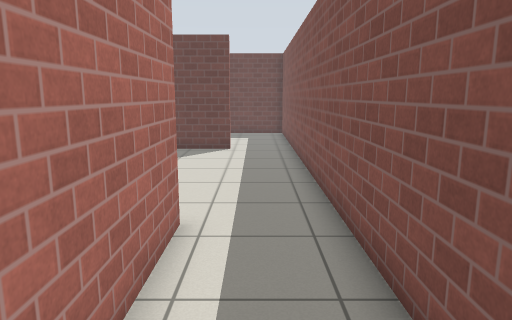
[1] (above)

13 first-person views from a walk through a robot-simulator world made for Gazebo. The camera is 1.2 m above the floor, tilts 10° down and sees 70° across. The floor is counted in squares, 0.5 m on a side. Each view is taken from the middle of a square. On the plan, view 1 faces up. The plan holds only what a view shows up to about 20 squares ahead; the rest is blank. Simple patterns stand in for the simulator's built-in surfaces.

[2]
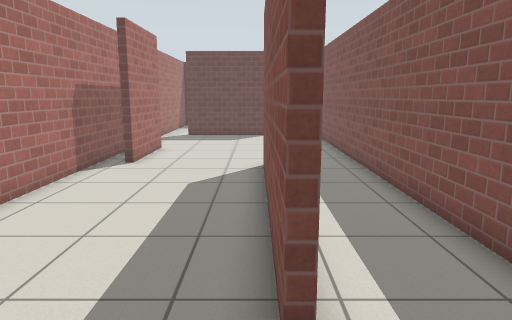

[3]
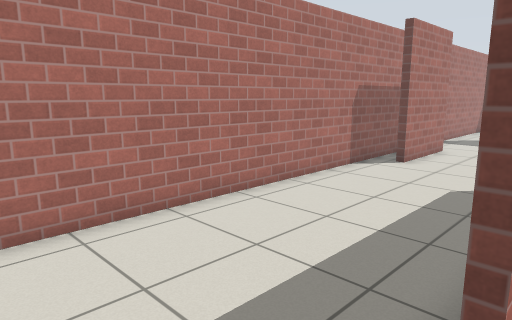

[4]
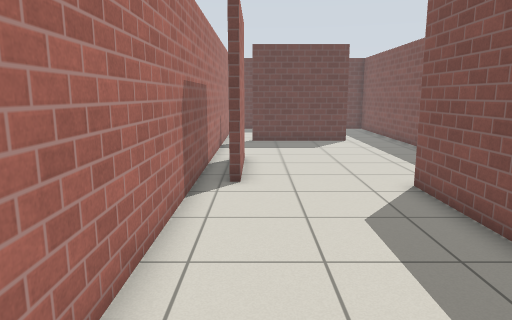

[5]
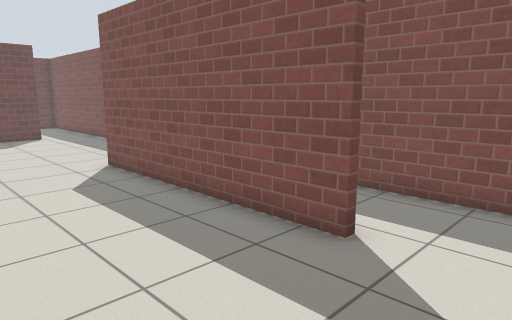

[6]
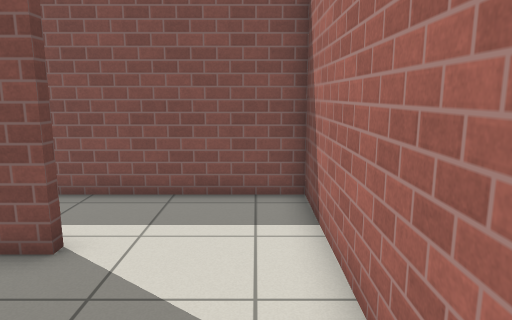

[7]
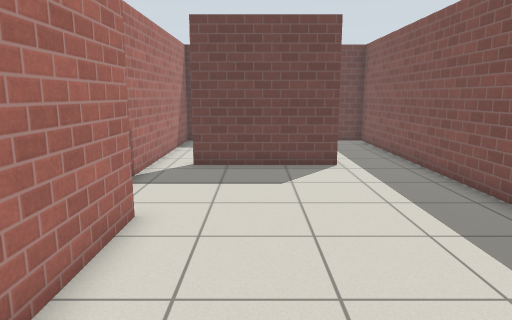

[8]
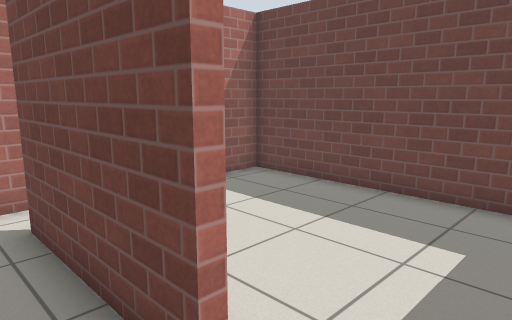

[9]
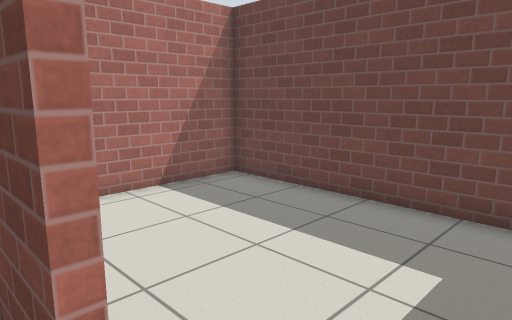

[10]
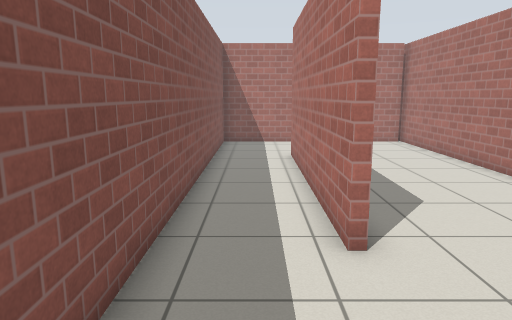

[11]
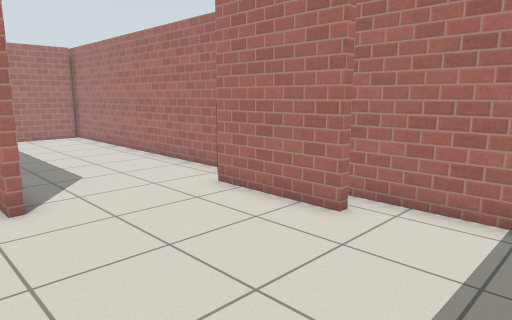

[12]
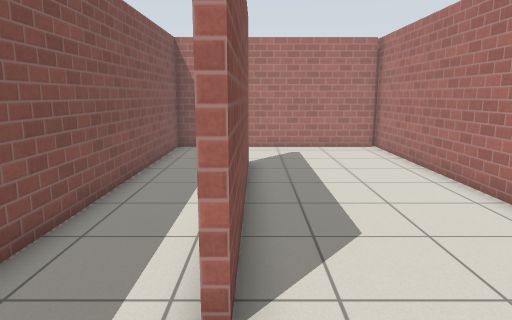

[13]
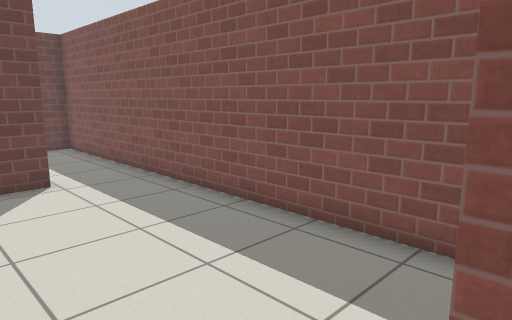

### Floor plan
Points are (right, up) in squares from view 1. A wall is a line through its corners. A room is listed if a view was taken in it or the views show most of it. See-through windows are left out.
Room 1 (views 1, 2, 3, 4, 5, 6, 7, 8, 9, 10, 11, 12, 13)
walls: (-1.4, 6.6) (-1.4, -3); (-6.4, 11.1) (-6.4, 7); (-1.7, -3) (-1.7, 6.6); (-1.1, 16.5) (-6.2, 16.5); (-7.7, 16.5) (-7.7, -7.5); (-7.6, -7.2) (1.7, -7.2) (1.7, 16.5)
ways out: opening at (-7, 17) to room 2; opening at (0, 17) to room 2
Room 2 (no view inside)
walls: (1.7, 16.5) (1.7, 23.7) (-7.7, 23.7) (-7.7, 16.5)
ways out: opening at (-7, 17) to room 1; opening at (0, 17) to room 1

Where each view was taken, in squares from view 1:
view 1: 0 up, 0 right, facing up
view 2: 6 down, 2 left, facing up
view 3: 6 down, 1 left, facing up-left
view 4: 3 down, 6 left, facing up
view 5: 6 down, 7 left, facing up-right
view 6: 6 down, 7 left, facing right
view 7: 4 up, 4 left, facing up
view 8: 15 up, 1 right, facing up-left
view 9: 16 up, 1 right, facing up-left
view 10: 12 up, 0 right, facing down
view 11: 15 up, 0 right, facing down-left
view 12: 10 up, 2 left, facing down
view 13: 6 up, 4 left, facing up-right
